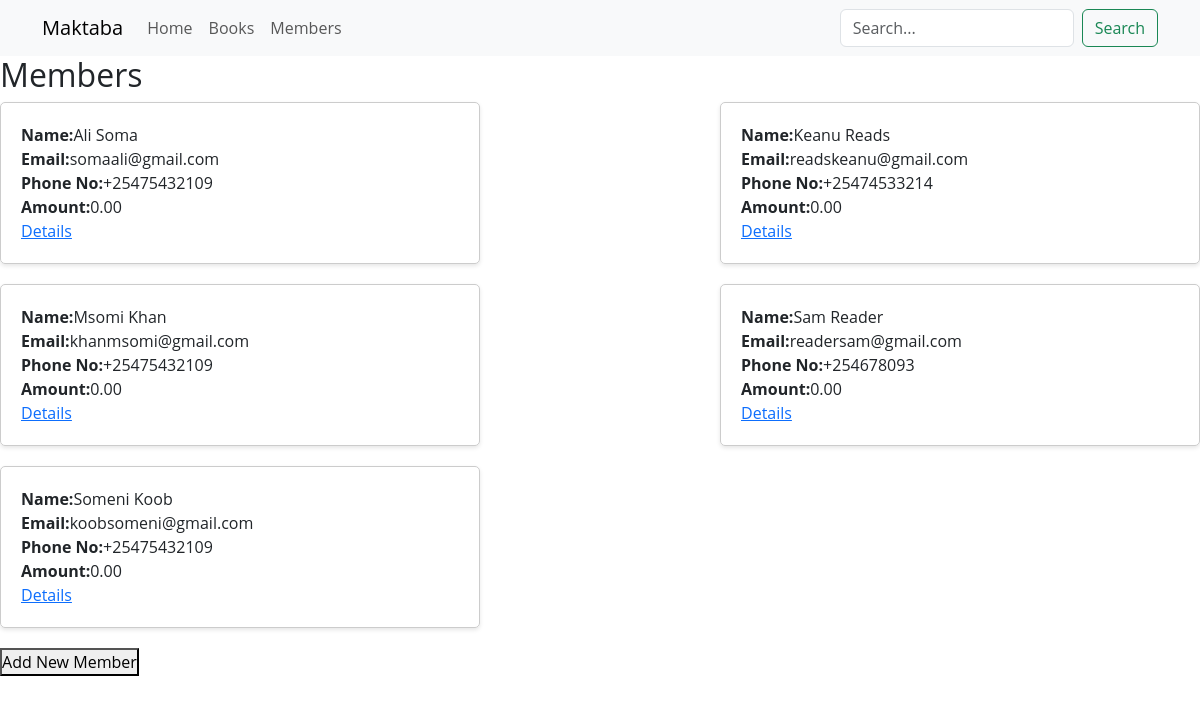
/all_members/, run on the app's committed database.
### soma/models.py (models this page shows, shortened)
class Member(models.Model):
    member_id = models.UUIDField(primary_key=True, default=uuid.uuid4)
    name = models.CharField(max_length=200)
    email = models.EmailField()
    phone = models.CharField(max_length=80)
    cost_incurred = models.DecimalField(
            max_digits=5,
            decimal_places=2,
            default=0.00
            )
    class Meta:
        ordering = ['name']

### soma/views.py (the view)
class MemberListView(ListView):
    model = Member
    template_name = 'soma/member_list.html'
    context_object_name = 'members_list'

### soma/templates/soma/member_list.html
{% extends 'soma/base.html' %}
{% block content %}
	<h2>Members</h2>
	<div class="member-container">
		{% for member in members_list %}
			<div class="member-card">
				<p><strong>Name:</strong>{{ member.name }}</p>
				<p><strong>Email:</strong>{{ member.email }}</p>
				<p><strong>Phone No:</strong>{{ member.phone }}</p>
				<p><strong>Amount:</strong>{{ member.cost_incurred }}</p>
				<a href="{% url 'soma:member_detail' member.pk %}">Details</a>
			</div>
		{% endfor %}
	</div>
	<div>
		<a href="{% url 'soma:member_add' %}"><button>Add New Member</button></a>
	</div>
{% endblock content %}

### static/soma/styles.css (style rules this page uses)
* { margin: 0; padding: 0; box-sizing: border-box; }
body { font-family: 'Open Sans', sans-serif; }
.member-container { display: flex; flex-wrap: wrap; justify-content: space-between; }
.member-card { width: 40%; padding: 20px; margin-bottom: 20px; border: 1px solid #ccc; border-radius: 5px; box-shadow: 0 2px 4px rgba(0, 0, 0, 0.1); cursor: pointer; }
.member-card p { margin: 0; }

### data on the page
Member: name "Ali Soma", email "somaali@gmail.com", phone "+25475432109", cost_incurred "0.00"
Member: name "Keanu Reads", email "readskeanu@gmail.com", phone "+25474533214", cost_incurred "0.00"
Member: name "Msomi Khan", email "khanmsomi@gmail.com", phone "+25475432109", cost_incurred "0.00"
Member: name "Sam Reader", email "readersam@gmail.com", phone "+254678093", cost_incurred "0.00"
Member: name "Someni Koob", email "koobsomeni@gmail.com", phone "+25475432109", cost_incurred "0.00"
